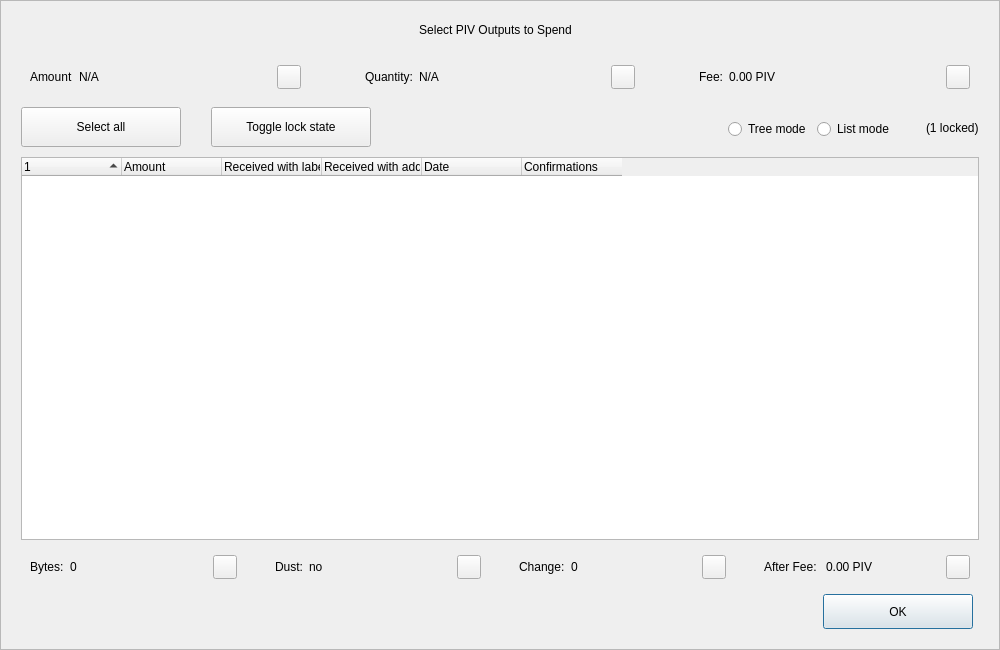
<?xml version="1.0" encoding="UTF-8"?>
<ui version="4.0">
 <class>CoinControlDialog</class>
 <widget class="QDialog" name="CoinControlDialog">
  <property name="geometry">
   <rect>
    <x>0</x>
    <y>0</y>
    <width>1000</width>
    <height>650</height>
   </rect>
  </property>
  <property name="minimumSize">
   <size>
    <width>950</width>
    <height>650</height>
   </size>
  </property>
  <property name="windowTitle">
   <string>Coin Selection</string>
  </property>
  <property name="styleSheet">
   <string notr="true"/>
  </property>
  <layout class="QVBoxLayout" name="verticalLayout">
   <property name="spacing">
    <number>0</number>
   </property>
   <property name="leftMargin">
    <number>0</number>
   </property>
   <property name="topMargin">
    <number>0</number>
   </property>
   <property name="rightMargin">
    <number>0</number>
   </property>
   <property name="bottomMargin">
    <number>0</number>
   </property>
   <item>
    <widget class="QFrame" name="frameContainer">
     <property name="toolTipDuration">
      <number>0</number>
     </property>
     <property name="frameShape">
      <enum>QFrame::StyledPanel</enum>
     </property>
     <property name="frameShadow">
      <enum>QFrame::Raised</enum>
     </property>
     <layout class="QVBoxLayout" name="verticalLayout_2">
      <property name="leftMargin">
       <number>0</number>
      </property>
      <property name="rightMargin">
       <number>0</number>
      </property>
      <property name="bottomMargin">
       <number>20</number>
      </property>
      <item>
       <layout class="QHBoxLayout" name="horizontalLayout_12">
        <property name="spacing">
         <number>0</number>
        </property>
        <property name="leftMargin">
         <number>20</number>
        </property>
        <property name="rightMargin">
         <number>30</number>
        </property>
        <item>
         <spacer name="horizontalSpacer_4">
          <property name="orientation">
           <enum>Qt::Horizontal</enum>
          </property>
          <property name="sizeHint" stdset="0">
           <size>
            <width>40</width>
            <height>20</height>
           </size>
          </property>
         </spacer>
        </item>
        <item>
         <widget class="QLabel" name="labelTitle">
          <property name="minimumSize">
           <size>
            <width>0</width>
            <height>40</height>
           </size>
          </property>
          <property name="maximumSize">
           <size>
            <width>16777215</width>
            <height>40</height>
           </size>
          </property>
          <property name="text">
           <string>Select PIV Outputs to Spend</string>
          </property>
          <property name="alignment">
           <set>Qt::AlignCenter</set>
          </property>
          <property name="margin">
           <number>7</number>
          </property>
         </widget>
        </item>
        <item>
         <spacer name="horizontalSpacer_5">
          <property name="orientation">
           <enum>Qt::Horizontal</enum>
          </property>
          <property name="sizeHint" stdset="0">
           <size>
            <width>40</width>
            <height>20</height>
           </size>
          </property>
         </spacer>
        </item>
       </layout>
      </item>
      <item>
       <layout class="QHBoxLayout" name="horizontalLayout_8">
        <property name="leftMargin">
         <number>20</number>
        </property>
        <property name="rightMargin">
         <number>20</number>
        </property>
        <item>
         <widget class="QWidget" name="layoutAmount" native="true">
          <layout class="QHBoxLayout" name="horizontalLayout_9" stretch="0,1,0">
           <item>
            <widget class="QLabel" name="labelCoinControlAmountText">
             <property name="text">
              <string>Amount</string>
             </property>
            </widget>
           </item>
           <item>
            <widget class="QLabel" name="labelCoinControlAmount">
             <property name="text">
              <string notr="true">N/A</string>
             </property>
            </widget>
           </item>
           <item alignment="Qt::AlignHCenter|Qt::AlignVCenter">
            <widget class="QPushButton" name="pushButtonAmount">
             <property name="minimumSize">
              <size>
               <width>0</width>
               <height>24</height>
              </size>
             </property>
             <property name="maximumSize">
              <size>
               <width>24</width>
               <height>26</height>
              </size>
             </property>
             <property name="focusPolicy">
              <enum>Qt::NoFocus</enum>
             </property>
             <property name="styleSheet">
              <string notr="true">padding-bottom:2px;
padding-right:4px;</string>
             </property>
             <property name="text">
              <string/>
             </property>
            </widget>
           </item>
          </layout>
         </widget>
        </item>
        <item>
         <spacer name="horizontalSpacer_2">
          <property name="orientation">
           <enum>Qt::Horizontal</enum>
          </property>
          <property name="sizeType">
           <enum>QSizePolicy::Fixed</enum>
          </property>
          <property name="sizeHint" stdset="0">
           <size>
            <width>40</width>
            <height>20</height>
           </size>
          </property>
         </spacer>
        </item>
        <item>
         <widget class="QWidget" name="layoutQuantity" native="true">
          <layout class="QHBoxLayout" name="horizontalLayout_10" stretch="0,1,0">
           <item>
            <widget class="QLabel" name="labelCoinControlQuantityText">
             <property name="text">
              <string>Quantity:</string>
             </property>
            </widget>
           </item>
           <item>
            <widget class="QLabel" name="labelCoinControlQuantity">
             <property name="text">
              <string notr="true">N/A</string>
             </property>
            </widget>
           </item>
           <item alignment="Qt::AlignHCenter|Qt::AlignVCenter">
            <widget class="QPushButton" name="pushButtonQuantity">
             <property name="minimumSize">
              <size>
               <width>0</width>
               <height>24</height>
              </size>
             </property>
             <property name="maximumSize">
              <size>
               <width>24</width>
               <height>26</height>
              </size>
             </property>
             <property name="focusPolicy">
              <enum>Qt::NoFocus</enum>
             </property>
             <property name="styleSheet">
              <string notr="true">padding-bottom:2px;
               padding-right:4px;</string>
             </property>
             <property name="text">
              <string/>
             </property>
            </widget>
           </item>
          </layout>
         </widget>
        </item>
        <item>
         <spacer name="horizontalSpacer_22">
          <property name="orientation">
           <enum>Qt::Horizontal</enum>
          </property>
          <property name="sizeType">
           <enum>QSizePolicy::Fixed</enum>
          </property>
          <property name="sizeHint" stdset="0">
           <size>
            <width>40</width>
            <height>20</height>
           </size>
          </property>
         </spacer>
        </item>
        <item>
         <widget class="QWidget" name="layoutFee" native="true">
          <layout class="QHBoxLayout" name="horizontalLayout_11" stretch="0,1,0">
           <item>
            <widget class="QLabel" name="labelCoinControlFeeText">
             <property name="text">
              <string>Fee:</string>
             </property>
            </widget>
           </item>
           <item>
            <widget class="QLabel" name="labelCoinControlFee">
             <property name="text">
              <string>0.00 PIV</string>
             </property>
            </widget>
           </item>
           <item alignment="Qt::AlignHCenter|Qt::AlignVCenter">
            <widget class="QPushButton" name="pushButtonFee">
             <property name="minimumSize">
              <size>
               <width>0</width>
               <height>24</height>
              </size>
             </property>
             <property name="maximumSize">
              <size>
               <width>24</width>
               <height>26</height>
              </size>
             </property>
             <property name="focusPolicy">
              <enum>Qt::NoFocus</enum>
             </property>
             <property name="styleSheet">
              <string notr="true">padding-bottom:2px;
               padding-right:4px;</string>
             </property>
             <property name="text">
              <string/>
             </property>
            </widget>
           </item>
          </layout>
         </widget>
        </item>
       </layout>
      </item>
      <item>
       <widget class="QFrame" name="frame">
        <property name="minimumSize">
         <size>
          <width>0</width>
          <height>40</height>
         </size>
        </property>
        <property name="styleSheet">
         <string notr="true">#frame {
	border:0;
}</string>
        </property>
        <property name="frameShape">
         <enum>QFrame::StyledPanel</enum>
        </property>
        <property name="frameShadow">
         <enum>QFrame::Sunken</enum>
        </property>
        <layout class="QHBoxLayout" name="horizontalLayout">
         <property name="spacing">
          <number>0</number>
         </property>
         <property name="leftMargin">
          <number>20</number>
         </property>
         <property name="topMargin">
          <number>0</number>
         </property>
         <property name="rightMargin">
          <number>20</number>
         </property>
         <property name="bottomMargin">
          <number>0</number>
         </property>
         <item>
          <layout class="QHBoxLayout" name="horizontalLayoutPanel" stretch="0,0,0,0,0,0">
           <property name="spacing">
            <number>20</number>
           </property>
           <item>
            <widget class="QPushButton" name="pushButtonSelectAll">
             <property name="sizePolicy">
              <sizepolicy hsizetype="Maximum" vsizetype="Fixed">
               <horstretch>0</horstretch>
               <verstretch>0</verstretch>
              </sizepolicy>
             </property>
             <property name="minimumSize">
              <size>
               <width>160</width>
               <height>40</height>
              </size>
             </property>
             <property name="maximumSize">
              <size>
               <width>16777215</width>
               <height>40</height>
              </size>
             </property>
             <property name="text">
              <string>Select all</string>
             </property>
             <property name="checkable">
              <bool>true</bool>
             </property>
             <property name="checked">
              <bool>false</bool>
             </property>
             <property name="autoExclusive">
              <bool>false</bool>
             </property>
             <property name="autoDefault">
              <bool>false</bool>
             </property>
            </widget>
           </item>
           <item>
            <spacer name="horizontalSpacer_6">
             <property name="orientation">
              <enum>Qt::Horizontal</enum>
             </property>
             <property name="sizeType">
              <enum>QSizePolicy::Fixed</enum>
             </property>
             <property name="sizeHint" stdset="0">
              <size>
               <width>10</width>
               <height>20</height>
              </size>
             </property>
            </spacer>
           </item>
           <item>
            <widget class="QPushButton" name="pushButtonToggleLock">
             <property name="sizePolicy">
              <sizepolicy hsizetype="Maximum" vsizetype="Fixed">
               <horstretch>0</horstretch>
               <verstretch>0</verstretch>
              </sizepolicy>
             </property>
             <property name="minimumSize">
              <size>
               <width>160</width>
               <height>40</height>
              </size>
             </property>
             <property name="maximumSize">
              <size>
               <width>16777215</width>
               <height>40</height>
              </size>
             </property>
             <property name="text">
              <string>Toggle lock state</string>
             </property>
             <property name="checkable">
              <bool>true</bool>
             </property>
             <property name="autoExclusive">
              <bool>false</bool>
             </property>
             <property name="autoDefault">
              <bool>false</bool>
             </property>
            </widget>
           </item>
           <item>
            <spacer name="horizontalSpacer_7">
             <property name="orientation">
              <enum>Qt::Horizontal</enum>
             </property>
             <property name="sizeType">
              <enum>QSizePolicy::Expanding</enum>
             </property>
             <property name="sizeHint" stdset="0">
              <size>
               <width>30</width>
               <height>20</height>
              </size>
             </property>
            </spacer>
           </item>
           <item alignment="Qt::AlignRight">
            <widget class="QGroupBox" name="groupBox_2">
             <property name="styleSheet">
              <string notr="true">#groupBox_2 {
    background-color:transparent;
    border-radius:0;
}</string>
             </property>
             <property name="title">
              <string/>
             </property>
             <layout class="QHBoxLayout" name="horizontalLayout_14">
              <item>
               <widget class="QRadioButton" name="radioTreeMode">
                <property name="sizePolicy">
                 <sizepolicy hsizetype="Maximum" vsizetype="Fixed">
                  <horstretch>0</horstretch>
                  <verstretch>0</verstretch>
                 </sizepolicy>
                </property>
                <property name="text">
                 <string>Tree mode</string>
                </property>
               </widget>
              </item>
              <item>
               <widget class="QRadioButton" name="radioListMode">
                <property name="sizePolicy">
                 <sizepolicy hsizetype="Maximum" vsizetype="Fixed">
                  <horstretch>0</horstretch>
                  <verstretch>0</verstretch>
                 </sizepolicy>
                </property>
                <property name="text">
                 <string>List mode</string>
                </property>
                <property name="checked">
                 <bool>false</bool>
                </property>
               </widget>
              </item>
             </layout>
            </widget>
           </item>
           <item>
            <widget class="QLabel" name="labelLocked">
             <property name="text">
              <string>(1 locked)</string>
             </property>
            </widget>
           </item>
          </layout>
         </item>
        </layout>
       </widget>
      </item>
      <item>
       <layout class="QHBoxLayout" name="horizontalLayout_13">
        <property name="leftMargin">
         <number>20</number>
        </property>
        <property name="rightMargin">
         <number>20</number>
        </property>
        <item>
         <widget class="CoinControlTreeWidget" name="treeWidget">
          <property name="contextMenuPolicy">
           <enum>Qt::CustomContextMenu</enum>
          </property>
          <property name="styleSheet">
           <string notr="true"/>
          </property>
          <property name="sortingEnabled">
           <bool>false</bool>
          </property>
          <property name="columnCount">
           <number>6</number>
          </property>
          <attribute name="headerShowSortIndicator" stdset="0">
           <bool>true</bool>
          </attribute>
          <attribute name="headerStretchLastSection">
           <bool>false</bool>
          </attribute>
          <column>
           <property name="text">
            <string/>
           </property>
          </column>
          <column>
           <property name="text">
            <string>Amount</string>
           </property>
          </column>
          <column>
           <property name="text">
            <string>Received with label</string>
           </property>
          </column>
          <column>
           <property name="text">
            <string>Received with address</string>
           </property>
          </column>
          <column>
           <property name="text">
            <string>Date</string>
           </property>
          </column>
          <column>
           <property name="text">
            <string>Confirmations</string>
           </property>
           <property name="toolTip">
            <string>Confirmed</string>
           </property>
          </column>
         </widget>
        </item>
       </layout>
      </item>
      <item>
       <layout class="QHBoxLayout" name="horizontalLayout_3">
        <property name="spacing">
         <number>20</number>
        </property>
        <property name="leftMargin">
         <number>20</number>
        </property>
        <property name="rightMargin">
         <number>20</number>
        </property>
        <item>
         <widget class="QWidget" name="layoutBytes" native="true">
          <layout class="QHBoxLayout" name="horizontalLayout_4" stretch="0,1,0">
           <item>
            <widget class="QLabel" name="labelCoinControlBytesText">
             <property name="text">
              <string>Bytes:</string>
             </property>
            </widget>
           </item>
           <item>
            <widget class="QLabel" name="labelCoinControlBytes">
             <property name="text">
              <string>0</string>
             </property>
            </widget>
           </item>
           <item alignment="Qt::AlignHCenter|Qt::AlignVCenter">
            <widget class="QPushButton" name="pushButtonBytes">
             <property name="minimumSize">
              <size>
               <width>0</width>
               <height>24</height>
              </size>
             </property>
             <property name="maximumSize">
              <size>
               <width>24</width>
               <height>26</height>
              </size>
             </property>
             <property name="focusPolicy">
              <enum>Qt::NoFocus</enum>
             </property>
             <property name="styleSheet">
              <string notr="true">padding-bottom:2px;
               padding-right:4px;</string>
             </property>
             <property name="text">
              <string/>
             </property>
            </widget>
           </item>
          </layout>
         </widget>
        </item>
        <item>
         <widget class="QWidget" name="layoutDust" native="true">
          <layout class="QHBoxLayout" name="horizontalLayout_5" stretch="0,1,0">
           <item>
            <widget class="QLabel" name="labelCoinControlLowOutputText">
             <property name="text">
              <string>Dust:</string>
             </property>
            </widget>
           </item>
           <item>
            <widget class="QLabel" name="labelCoinControlLowOutput">
             <property name="text">
              <string>no</string>
             </property>
            </widget>
           </item>
           <item alignment="Qt::AlignHCenter|Qt::AlignVCenter">
            <widget class="QPushButton" name="pushButtonDust">
             <property name="minimumSize">
              <size>
               <width>0</width>
               <height>24</height>
              </size>
             </property>
             <property name="maximumSize">
              <size>
               <width>24</width>
               <height>26</height>
              </size>
             </property>
             <property name="focusPolicy">
              <enum>Qt::NoFocus</enum>
             </property>
             <property name="styleSheet">
              <string notr="true">padding-bottom:2px;
               padding-right:4px;</string>
             </property>
             <property name="text">
              <string/>
             </property>
            </widget>
           </item>
          </layout>
         </widget>
        </item>
        <item>
         <widget class="QWidget" name="layoutChange" native="true">
          <layout class="QHBoxLayout" name="horizontalLayout_6" stretch="0,1,0">
           <item>
            <widget class="QLabel" name="labelCoinControlChangeText">
             <property name="text">
              <string>Change:</string>
             </property>
            </widget>
           </item>
           <item>
            <widget class="QLabel" name="labelCoinControlChange">
             <property name="text">
              <string>0</string>
             </property>
            </widget>
           </item>
           <item alignment="Qt::AlignHCenter|Qt::AlignVCenter">
            <widget class="QPushButton" name="pushButtonChange">
             <property name="minimumSize">
              <size>
               <width>0</width>
               <height>24</height>
              </size>
             </property>
             <property name="maximumSize">
              <size>
               <width>24</width>
               <height>26</height>
              </size>
             </property>
             <property name="focusPolicy">
              <enum>Qt::NoFocus</enum>
             </property>
             <property name="styleSheet">
              <string notr="true">padding-bottom:2px;
               padding-right:4px;</string>
             </property>
             <property name="text">
              <string/>
             </property>
            </widget>
           </item>
          </layout>
         </widget>
        </item>
        <item>
         <widget class="QWidget" name="layoutAfter" native="true">
          <layout class="QHBoxLayout" name="horizontalLayout_7" stretch="0,1,0">
           <item>
            <widget class="QLabel" name="labelCoinControlAfterFeeText">
             <property name="text">
              <string>After Fee: </string>
             </property>
            </widget>
           </item>
           <item>
            <widget class="QLabel" name="labelCoinControlAfterFee">
             <property name="text">
              <string>0.00 PIV</string>
             </property>
            </widget>
           </item>
           <item alignment="Qt::AlignHCenter|Qt::AlignVCenter">
            <widget class="QPushButton" name="pushButtonAlterFee">
             <property name="minimumSize">
              <size>
               <width>0</width>
               <height>24</height>
              </size>
             </property>
             <property name="maximumSize">
              <size>
               <width>24</width>
               <height>26</height>
              </size>
             </property>
             <property name="focusPolicy">
              <enum>Qt::NoFocus</enum>
             </property>
             <property name="styleSheet">
              <string notr="true">padding-bottom:2px;
               padding-right:4px;</string>
             </property>
             <property name="text">
              <string/>
             </property>
            </widget>
           </item>
          </layout>
         </widget>
        </item>
       </layout>
      </item>
      <item>
       <layout class="QHBoxLayout" name="horizontalLayout_2">
        <property name="spacing">
         <number>0</number>
        </property>
        <property name="leftMargin">
         <number>20</number>
        </property>
        <property name="rightMargin">
         <number>26</number>
        </property>
        <item>
         <spacer name="horizontalSpacer_3">
          <property name="orientation">
           <enum>Qt::Horizontal</enum>
          </property>
          <property name="sizeHint" stdset="0">
           <size>
            <width>558</width>
            <height>20</height>
           </size>
          </property>
         </spacer>
        </item>
        <item>
         <widget class="QPushButton" name="pushButtonOk">
          <property name="minimumSize">
           <size>
            <width>150</width>
            <height>35</height>
           </size>
          </property>
          <property name="text">
           <string>OK</string>
          </property>
         </widget>
        </item>
       </layout>
      </item>
     </layout>
    </widget>
   </item>
  </layout>
 </widget>
 <customwidgets>
  <customwidget>
   <class>CoinControlTreeWidget</class>
   <extends>QTreeWidget</extends>
   <header>coincontroltreewidget.h</header>
  </customwidget>
 </customwidgets>
 <resources/>
 <connections/>
</ui>
